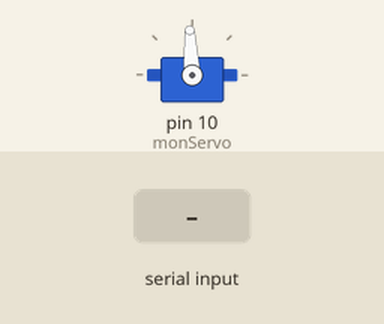
A sketch run on a simulated Arduino Uno, built with avr-gcc and run on an emulated ATmega328P. On the bench: servo. The inputs (shaded band) are chosen by the test bench. What the sketch prints to the serial monitor is not drawn.

Above: at 1.2 s.
1.3 s: "a" received over Serial
Timing chart, 0 to 4.3 s (numbered marks = the images above; inputs shaded):
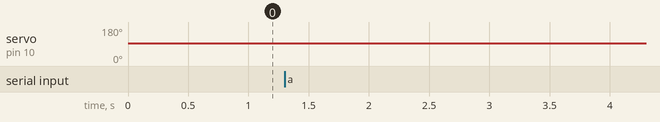

Measured:
- after the input at 1.3 s, servo on pin 10 (monServo): 93° → 94° at once

The sketch:

Test_Servo.ino
```cpp
#include <Servo.h>

int temps = 1500; //censé être à mi-chemin entre 1000 et 2000, un bon point de départ

Servo monServo;

void setup()
{
    Serial.begin(115200);
    Serial.println("Hello World");

    monServo.attach(10);
    //on démarre à une valeur censé être la moitié de
    //l'excursion totale de l'angle réalisé par le servomoteur
    monServo.writeMicroseconds(temps);
}

void loop()
{
    //des données sur la liaison série ? (lorsque l'on appuie sur 'a' ou 'd')
    if(Serial.available())
    {
        char commande = Serial.read(); //on lit

        //on modifie la consigne si c'est un caractère qui nous intéresse
        if(commande == 'a')
            temps += 10;  //ajout de 10µs au temps HAUT
        else if(commande == 'd')
            temps -= 10;  //retrait de 10µs au temps HAUT

        //on modifie la consigne du servo
        monServo.writeMicroseconds(temps);
        monServo.detach();
        //et on fait un retour sur la console pour savoir où on est rendu
        Serial.println(temps, DEC);
    }
}
```
